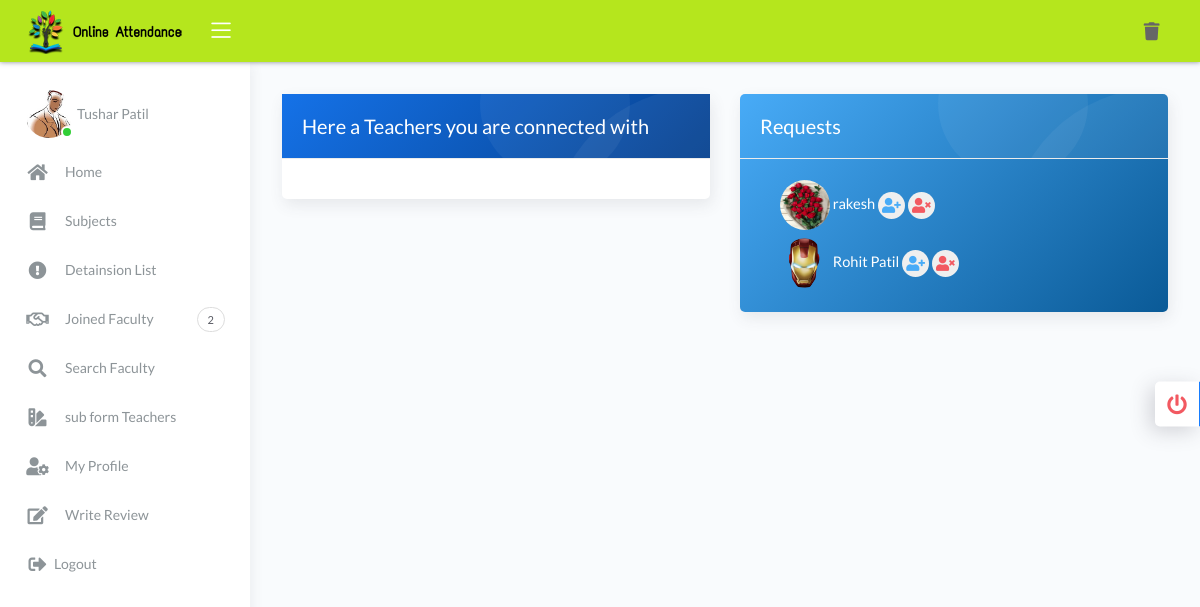
Screenshot of /user/jflty.php (signed in) with the database file from the repository.
### tables this page shows
CREATE TABLE `b_person` (
  `bid` int(11) NOT NULL,
  `code` varchar(11) NOT NULL,
  `category` text NOT NULL,
  `Name` text NOT NULL,
  `Email` varchar(256) NOT NULL,
  `Password` varchar(256) NOT NULL,
  `image` varchar(256) NOT NULL,
  `Plan` mediumtext NOT NULL,
  `cs` text NOT NULL,
  `Date` date NOT NULL,
  `status` text NOT NULL
);

CREATE TABLE `recieve` (
  `bid` int(11) NOT NULL,
  `rec` varchar(256) NOT NULL
);

### user/fun.php (called while the page is built, shortened)
<?php
function select($var,$col,$condtn)
{
	$query="SELECT $var FROM $col $condtn";
	$sql=mysqli_query($GLOBALS['connection'],$query);
	return $sql;
}
?>

### user/jflty.php (the view, shortened to what this page needs)
<?php
include('header.php');
include('navbar.php');
?>
<div class="page-inner ">
  <div class="row ">
    <div class="col-md-6">
      <div class="card ">
        <div class="card-header bubble-shadow card-dark bg-primary-gradient">
          <?php
          $bd=$_SESSION['bid'];?>
          <h4 class="card-title">Here a Teachers you are connected with</h4>
        </div>
        <div class="card-body">
           <?php
           $sql=select("*","connxtion","WHERE ntid=$bd");
           foreach($sql as $row )
           {
            $x=$row['tid'];
          }
          $ucp= unserialize($x);
          $b = array();
                ?>
        <?php
        $y=count($b);
            ?>
        </div>
      </div>
    </div>
    <div class="col-md-6">
      <div class="card bg-info-gradient">
        <div class="card-header bubble-shadow">
          <h4 class="card-title" style="color: white">Requests</h4>
        </div>
        <?php
        $aid=$_SESSION['bid'];
        $resultt=select("*","recieve","WHERE bid=$aid");
        foreach($resultt as $roww )
        {
          $arr=$roww['rec'];
          $ucp= unserialize($arr);
          $b = array();
          $y=count($ucp);
        }
        for ($i=0; $i <$y ; $i++)
        {
          $b[$i]=$ucp[$i];
        }
        if($y>0)
        {
          echo "<br><ul>";
          for ($i=0; $i <$y ; $i++)
          {
            $hm=$b[$i];
            $sqll=select("*","b_person","WHERE bid=$hm");
            foreach($sqll as $rowm )
            {
              echo "<form action='req.php' method='POST' style='padding:0px;'><h5 style='color: white;padding:0px;'><img class=' rounded-circle' width=50px height=50px src='../admin/image/".$rowm['image']."'> ".$rowm['Name'];
              ?>
              <button class='btn btn-icon btn-round btn-xs' type='submit' name='accpt' title="Accept Request">
                <i class='fas fa-user-plus text-info'></i>
              </button>
              <button class='btn btn-icon btn-round btn-xs' type='submit' name='rej' title="Reject Request">
                <i class='fas fa-user-times text-danger'></i>
              </button>
              <?php
              echo "</h5></form>";
            }
          }
          echo "</ul>";
        }
        ?>
      </div>
    </div>
  </div>
</div>
</div>
</div>
</div>
<?php
include('script.php');
?>

### user/navbar.php (shortened to what this page needs)
<?php
include('fun.php');
?>
<body>
	<div class="wrapper">
		<div class="main-header">
			<div class="logo-header" style="background-color:rgb(181, 230, 29)">
				<a href="main.php"  class="logo">
					<img class='navbar-brand' src='../admin/image/Online-Attendance-logo3.png'>
				</a>
				<div class="nav-toggle">
					<button class="btn btn-toggle toggle-sidebar">
						<i class="icon-menu"></i>
					</button>
				</div>
			</div>
			<nav class="navbar navbar-header navbar-expand-lg" style="background-color:rgb(181, 230, 29)">
				<div class="container-fluid">
					<ul class="navbar-nav topbar-nav ml-md-auto align-items-center">
						<li class="nav-item">
							<a class="nav-link" href="delsub.php" title="Delete Subjects">
								<i class="fas fa-trash"></i>
							</a>
						</li>
					</ul>
				</div>
			</nav>
		</div>
		<div>
			<a class="dropdown-item"  data-toggle="modal" data-target="#logoutModal">
				<div class="custom-template">
					<div class="custom-toggle" style="background-color: white">
						<i class="fas fa-power-off text-danger"></i>
					</div>
				</div>
			</a>
		</div>
		<div class="sidebar sidebar-style-2 ">
			<div class="sidebar-wrapper scrollbar scrollbar-inner">
				<div class="sidebar-content">
					<ul class="nav nav-primary ">
						<li class="nav-item fw-bold">
							<a href="profile.php" >
								<?php
								$id=$_SESSION['bid'];
								$sql=select("*","b_person","WHERE bid='$id'");
								foreach($sql as $row ) {
									if (empty($row['image']))
									{
										$words = explode(" ", strtoupper($row['Name']));
										$acronym = "";
										foreach ($words as $w) {
											$acronym .= $w[0];
										}
										echo "<div class='avatar avatar-lg'>
										<span class='avatar-title rounded-circle border border-white avatar-online'>".$acronym."</span>
										</div>";
									}
									else
									{
										echo "<div class='avatar avatar-online mr-1'><img class='avatar-img rounded-circle' src='../admin/image/".$row['image']."'></div>";
									}
								}
								?>
								<p><?php echo $_SESSION['fn'];?></p>
							</a>
						</li>
						<li class="nav-item ">
							<a  href="main.php" >
								<i class="fas fa-home"></i>
								<p>Home</p>
							</a>
						</li>
						<li class="nav-item">
							<a  href="Subjects.php">
								<i class="fas fa-book"></i>
								<p>Subjects</p>
							</a>
						</li>
						<li class="nav-item">
							<a  href="fordetli.php">
								<i class="fas fa-exclamation-circle"></i>
								<p>Detainsion List</p>
							</a>
						</li>
						<li class="nav-item" onmouseover="notification();">
							<a  href="jflty.php">
								<i class="far fa-handshake"></i>
								<p>Joined Faculty</p>
								<?php
								$aid=$_SESSION['bid'];
								$resultt=select("*","recieve","WHERE bid='$aid'");
								foreach($resultt as $roww )
								{
									$arr=$roww['rec'];
									$ucp= unserialize($arr);
									$y=count($ucp);
								}
								if ($y>0)
								{
									echo" <span class='badge'>".$y."</span>";
								}
								?>
							</a>
						</li>
						<li class="nav-item">
							<a href="search.php?q=">
								<i class="fas fa-search"></i>
								<p>Search Faculty</p>
							</a>
						</li>
						<li class="nav-item">
							<a  href="Teachers.php">
								<i class="fas fa-swatchbook"></i>
								<p> sub form Teachers</p>
							</a>
						</li>
						<li class="nav-item">
							<a class="dropdown-item" href="profile.php">
								<i class="fas fa-user-cog"></i>
								<p>My Profile</p>
							</a>
						</li>
						<li class="nav-item">
							<a  href="review.php">
								<i class="fas fa-edit"></i>
								<p>Write Review</p>
							</a>
						</li>
						<li class="nav-item">
							<a class="dropdown-item" href="#" data-toggle="modal" data-target="#logoutModal">
								<i class="fas fa-sign-out-alt fa-mx fa-fw mr-1 text-gray-800"></i>
								<p>Logout</p>
							</a>
						</li>
					</ul>
				</div>
			</div>
		</div>
		<div class="main-panel">
			<div class="content">

### assets/css/demo.css (style rules this page uses)
.custom-template { position: fixed; top: 50%; transform: translateY(-50%); right: -325px; width: 325px; height: max-content; display: block; z-index: 1; background: #ffffff; transition: all .3s; z-index: 1003; box-shadow: -1px 1px 20px rgba(69, 65, 78, 0.15); border-top-left-radius: 5px; border-bottom-left-radius: 5px; transition: all .5s; }
.custom-template .custom-toggle { position: absolute; width: 45px; height: 45px; background: rgb(88, 103, 221); top: 50%; left: -45px; transform: translateY(-50%); display: flex; align-items: center; justify-content: center; text-align: center; border-top-left-radius: 5px; border-bottom-left-radius: 5px; border-right: 1px solid #177dff; cursor: pointer; color: #ffffff; box-shadow: -5px 5px 20px rgba(69, 65, 78, 0.21); }
.custom-template .custom-toggle i { font-size: 20px; animation: 1.3s spin linear infinite; }

### rows the page displays
b_person: image (placeholder picture)
recieve: rec "2"
b_person: image (picture), Name "rakesh"
b_person: image (picture), Name "Rohit Patil"

### other values shown
$_SESSION['fn'] "Tushar Patil"
